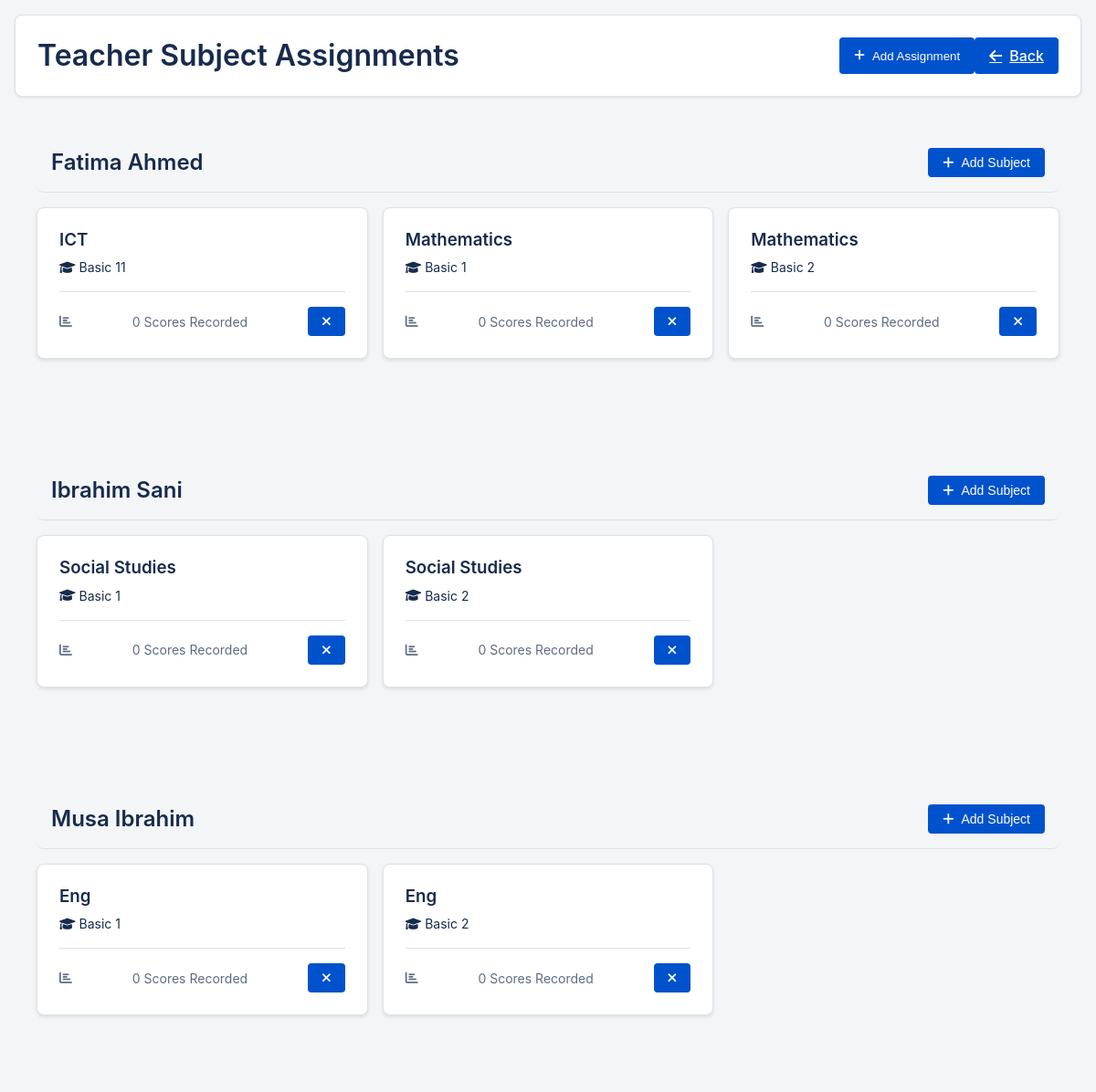
Screenshot of /admin/teacher_subjects.php (signed in) with the database file from the repository.
### tables this page shows
CREATE TABLE `teacher_subjects` (
  `id` int NOT NULL,
  `teacher_id` int NOT NULL,
  `subject_id` int NOT NULL,
  `class_id` int NOT NULL
);

CREATE TABLE `subjects` (
  `id` int NOT NULL,
  `school_id` int NOT NULL,
  `subject_name` varchar(100) NOT NULL,
  `description` varchar(255) DEFAULT NULL,
  `class_id` int DEFAULT NULL,
  `created_by` int DEFAULT NULL,
  `created_at` timestamp NOT NULL DEFAULT CURRENT_TIMESTAMP
);

CREATE TABLE `classes` (
  `id` int NOT NULL,
  `school_id` int NOT NULL,
  `class_name` varchar(100) NOT NULL,
  `description` varchar(255) DEFAULT NULL,
  `created_by` int DEFAULT NULL,
  `created_at` timestamp NOT NULL DEFAULT CURRENT_TIMESTAMP
);

### admin/teacher_subjects.php (the view, shortened to what this page needs)
<?php
require_once '../includes/db.php';
$schoolId = $_SESSION['school_id'];
$stmt = $pdo->prepare("
    SELECT ts.*,
           u.name as teacher_name,
           s.subject_name,
           c.class_name,
           (SELECT COUNT(*)
            FROM student_scores sc
            JOIN students st ON sc.student_id = st.id
            WHERE sc.created_by = ts.teacher_id
              AND sc.subject_id = ts.subject_id
              AND st.class_id = ts.class_id
              AND st.school_id = u.school_id) as score_count
    FROM teacher_subjects ts
    JOIN users u ON ts.teacher_id = u.id AND u.role = 'teacher'
    JOIN subjects s ON ts.subject_id = s.id AND s.school_id = u.school_id
    JOIN classes c ON ts.class_id = c.id AND c.school_id = u.school_id
    WHERE u.school_id = ?
    ORDER BY u.name, s.subject_name, c.class_name
");
$stmt->execute([$schoolId]);
$assignments = $stmt->fetchAll();
$groupedAssignments = [];
foreach ($assignments as $assignment) {
    $teacherId = $assignment['teacher_id'];
    if (!isset($groupedAssignments[$teacherId])) {
        $groupedAssignments[$teacherId] = [
            'teacher_name' => $assignment['teacher_name'],
            'assignments' => []
        ];
    }
    $groupedAssignments[$teacherId]['assignments'][] = $assignment;
}
?>
<!DOCTYPE html>
<html lang="en">
<head>
    <link rel="stylesheet" href="https://cdnjs.cloudflare.com/ajax/libs/font-awesome/6.0.0/css/all.min.css">
    <link rel="stylesheet" href="../assets/clean-styles.css">
</head>
<body>
    <div class="container">
        <div class="card mb-4">
            <div class="d-flex justify-content-between align-items-center">
                <h1 class="mb-0">Teacher Subject Assignments</h1>
                <div class="d-flex gap-2">
                    <button onclick="showAssignModal()" class="btn">
                        <i class="fas fa-plus"></i>
                        <span class="d-none d-md-inline ml-2">Add Assignment</span>
                    </button>
                    <a href="dashboard.php" class="btn">
                        <i class="fas fa-arrow-left"></i>
                        <span class="d-none d-md-inline ml-2">Back</span>
                    </a>
                </div>
            </div>
        </div>
        <?php foreach ($groupedAssignments as $teacherId => $data): ?>
            <div class="teacher-section">
                <div class="teacher-header">
                    <h2 class="teacher-name"><?= htmlspecialchars($data['teacher_name']) ?></h2>
                    <button onclick="showAssignModal('<?= $teacherId ?>')" class="btn btn-sm">
                        <i class="fas fa-plus"></i>
                        <span class="d-none d-md-inline ml-2">Add Subject</span>
                    </button>
                </div>
                <div class="assignments-grid">
                    <?php foreach ($data['assignments'] as $assignment): ?>
                        <div class="assignment-card">
                            <div class="subject-info">
                                <h3 class="subject-name">
                                    <?= htmlspecialchars($assignment['subject_name']) ?>
                                </h3>
                            </div>
                            <div class="class-info">
                                <i class="fas fa-graduation-cap"></i>
                                <?= htmlspecialchars($assignment['class_name']) ?>
                            </div>
                            <div class="score-count">
                                <i class="fas fa-chart-bar"></i>
                                <?= $assignment['score_count'] ?> Scores Recorded
                                <?php if ($assignment['score_count'] == 0): ?>
                                    <form method="post" action="" class="d-inline ml-auto"
                                          onsubmit="return confirm('Are you sure you want to remove this assignment?')">
                                        <button type="submit" name="remove_assignment" class="btn btn-sm">
                                            <i class="fas fa-times"></i>
                                        </button>
                                    </form>
                                <?php endif; ?>
                            </div>
                        </div>
                    <?php endforeach; ?>
                </div>
            </div>
        <?php endforeach; ?>
    </div>
</body>
</html>

### assets/clean-styles.css (style rules this page uses)
:root { --primary: #0052cc; --primary-dark: #003d99; --primary-light: #4d88ff; --secondary: #00875a; --secondary-dark: #006644; --success: #36b37e; --danger: #de350b; --warning: #ff991f; --info: #0065ff; --dark: #172b4d; --light: #f4f5f7; --white: #ffffff; --gray: #6b778c; --gray-light: #dfe1e6; --gray-dark: #253858; --body-bg: #f4f5f7; --card-bg: #ffffff; --text: #172b4d; --text-light: #5e6c84; --text-white: #ffffff; --border: #dfe1e6; --spacing-xs: 0.25rem; --spacing-sm: 0.5rem; --spacing-md: 1rem; --spacing-lg: 1.5rem; --spacing-xl: 2rem; --radius-sm: 4px; --radius: 8px; --radius-lg: 12px; --shadow-sm: 0 1px 2px rgba(0, 0, 0, 0.05); --shadow: 0 1px 3px rgba(0, 0, 0, 0.1); --shadow-lg: 0 4px 6px rgba(0, 0, 0, 0.1); --transition: 0.2s ease; }
* { margin: 0; padding: 0; box-sizing: border-box; }
html { font-size: 16px; -webkit-text-size-adjust: 100%; }
body { font-family: -apple-system, BlinkMacSystemFont, "Segoe UI", Roboto, Oxygen, Ubuntu, Cantarell, sans-serif; line-height: 1.5; color: var(--text); background-color: var(--body-bg); }
h1, h2, h3, h4, h5, h6 { margin-bottom: var(--spacing-md); font-weight: 600; line-height: 1.2; color: var(--dark); }
.container { width: 100%; padding: var(--spacing-md); margin: 0 auto; max-width: 1200px; }
.card { background: var(--card-bg); border-radius: var(--radius); box-shadow: var(--shadow); padding: var(--spacing-lg); margin-bottom: var(--spacing-md); border: 1px solid var(--border); }
.btn { display: inline-flex; align-items: center; justify-content: center; padding: var(--spacing-sm) var(--spacing-lg); border-radius: var(--radius); font-weight: 500; text-align: center; cursor: pointer; transition: var(--transition); background: var(--primary); color: var(--text-white); border: none; min-height: 40px; }
.btn-sm { padding: 0.25rem 0.5rem; font-size: 0.875rem; min-height: 32px; }
.d-flex { display: flex !important; }
.justify-content-between { justify-content: space-between !important; }
.align-items-center { align-items: center !important; }
.mb-0 { margin-bottom: 0 !important; }
.assignments-grid { display: grid; grid-template-columns: repeat(auto-fill, minmax(300px, 1fr)); gap: var(--spacing-md); margin-bottom: 2rem !important; }
.assignment-card { background: var(--white) !important; border-radius: var(--radius) !important; padding: 1.5rem !important; box-shadow: 0 2px 4px rgba(0,0,0,0.1) !important; transition: transform 0.2s !important; }
.teacher-section { background: var(--light) !important; border-radius: var(--radius) !important; padding: 1.5rem !important; margin-bottom: 2rem !important; }
.teacher-header { display: flex !important; justify-content: space-between !important; align-items: center !important; margin-bottom: 1rem !important; padding-bottom: 1rem !important; border-bottom: 1px solid var(--border) !important; }
.score-count { display: flex !important; align-items: center !important; justify-content: space-between !important; margin-top: 1rem !important; padding-top: 1rem !important; border-top: 1px solid var(--border) !important; color: var(--text-light) !important; }
.btn { display: inline-flex; align-items: center; gap: 0.5rem; padding: 0.5rem 1rem; border-radius: 0.25rem; border: none; cursor: pointer; transition: all 0.2s ease; }

### admin/teacher_subjects.php (style rules this page uses)
.teacher-section { margin-bottom: var(--spacing-lg); }
.teacher-header { display: flex; justify-content: space-between; align-items: center; padding: var(--spacing-md); background: var(--light); border-radius: var(--radius); margin-bottom: var(--spacing-md); }
.teacher-name { font-weight: 600; color: var(--text); margin: 0; }
.assignments-grid { display: grid; grid-template-columns: repeat(auto-fill, minmax(300px, 1fr)); gap: var(--spacing-md); }
.assignment-card { border: 1px solid var(--border); border-radius: var(--radius); padding: var(--spacing-md); background: var(--white); }
.subject-info { margin-bottom: var(--spacing-sm); }
.subject-name { font-weight: 600; color: var(--text); margin: 0; }
.class-info { display: flex; align-items: center; gap: var(--spacing-xs); color: var(--text); font-size: 0.875rem; margin-top: var(--spacing-xs); }
.score-count { margin-top: var(--spacing-sm); padding-top: var(--spacing-sm); border-top: 1px solid var(--border); color: var(--text-light); font-size: 0.875rem; display: flex; align-items: center; gap: var(--spacing-xs); }

### rows the page displays
teacher_subjects: subject.subject_name "ICT", class.class_name "Basic 11", score_count "0"
teacher_subjects: subject.subject_name "Mathematics", class.class_name "Basic 1", score_count "0"
teacher_subjects: subject.subject_name "Mathematics", class.class_name "Basic 2", score_count "0"
teacher_subjects: subject.subject_name "Social Studies", class.class_name "Basic 1", score_count "0"
teacher_subjects: subject.subject_name "Social Studies", class.class_name "Basic 2", score_count "0"
teacher_subjects: teacher_name "Musa Ibrahim", subject.subject_name "Eng", class.class_name "Basic 2", score_count "0"
teacher_subjects: subject.subject_name "Eng", class.class_name "Basic 1", score_count "0"

### other values shown
$data['teacher_name'] "Fatima Ahmed"
$data['teacher_name'] "Ibrahim Sani"
